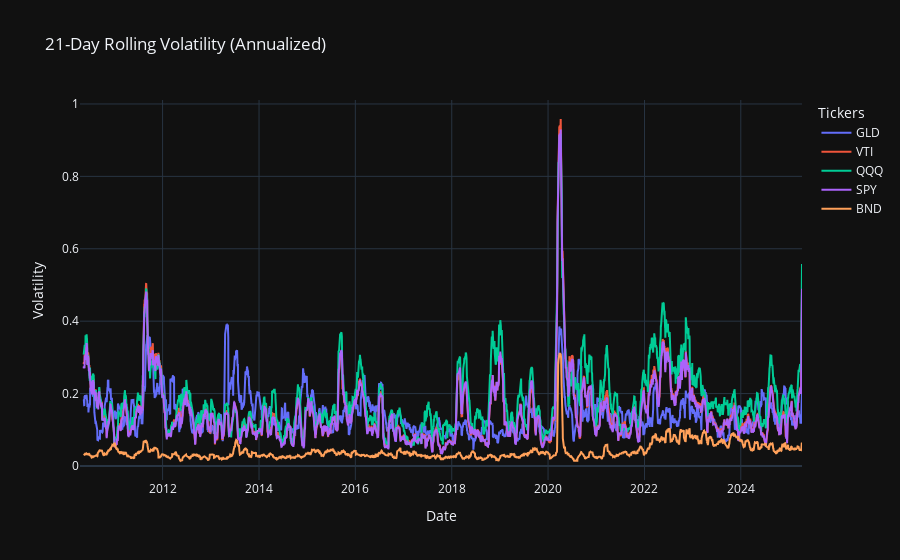

Here is the notebook cell this chart was saved with:
### Markdown cell above
Plot rolling volatility (21-day standard deviation of returns)

### Code cell
rolling_volatility = returns_df.rolling(window=21).std() * np.sqrt(252)  # Annualized

fig = go.Figure()

for ticker in rolling_volatility.columns:
    fig.add_trace(
        go.Scatter(
            x=rolling_volatility.index,
            y=rolling_volatility[ticker],
            mode="lines",
            name=ticker,
        )
    )

fig.update_layout(
    title="21-Day Rolling Volatility (Annualized)",
    xaxis_title="Date",
    yaxis_title="Volatility",
    template="plotly_dark",
    legend_title="Tickers",
)
fig.show()

### Figure 1 — Plotly figure (JSON) as saved in the notebook; plotly's stock layout.template omitted (floating-point values rounded to 4 significant figures; data arrays with more than 128 entries replaced by an {"elided": "..."} marker saying what was removed)
{"data": [{"mode": "lines", "name": "GLD", "type": "scatter", "x": {"elided": "3771 str values"}, "y": {"elided": "3771 float values"}}, {"mode": "lines", "name": "VTI", "type": "scatter", "x": {"elided": "3771 str values"}, "y": {"elided": "3771 float values"}}, {"mode": "lines", "name": "QQQ", "type": "scatter", "x": {"elided": "3771 str values"}, "y": {"elided": "3771 float values"}}, {"mode": "lines", "name": "SPY", "type": "scatter", "x": {"elided": "3771 str values"}, "y": {"elided": "3771 float values"}}, {"mode": "lines", "name": "BND", "type": "scatter", "x": {"elided": "3771 str values"}, "y": {"elided": "3771 float values"}}], "layout": {"legend": {"title": {"text": "Tickers"}}, "title": {"text": "21-Day Rolling Volatility (Annualized)"}, "xaxis": {"title": {"text": "Date"}}, "yaxis": {"title": {"text": "Volatility"}}}}
